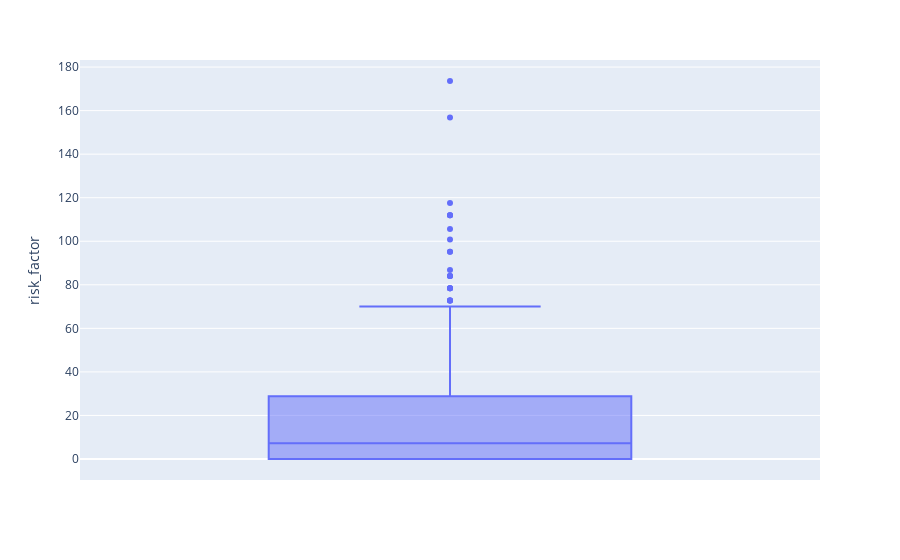

Notebook cell for this chart:
### Markdown cell above
#### Risk_factor

### Code cell
fig = px.box(subset, y='risk_factor')
fig.show()

### Figure 1 — Plotly figure (JSON) as saved in the notebook; plotly's stock layout.template omitted (floating-point values rounded to 4 significant figures; data arrays with more than 128 entries replaced by an {"elided": "..."} marker saying what was removed)
{"data": [{"alignmentgroup": "True", "hovertemplate": "risk_factor=%{y}<extra></extra>", "legendgroup": "", "marker": {"color": "#636efa"}, "name": "", "notched": false, "offsetgroup": "", "orientation": "v", "showlegend": false, "type": "box", "x0": " ", "xaxis": "x", "y": {"elided": "302 float values"}, "y0": " ", "yaxis": "y"}], "layout": {"boxmode": "group", "legend": {"tracegroupgap": 0}, "margin": {"t": 60}, "xaxis": {"anchor": "y", "domain": [0, 1]}, "yaxis": {"anchor": "x", "domain": [0, 1], "title": {"text": "risk_factor"}}}}
